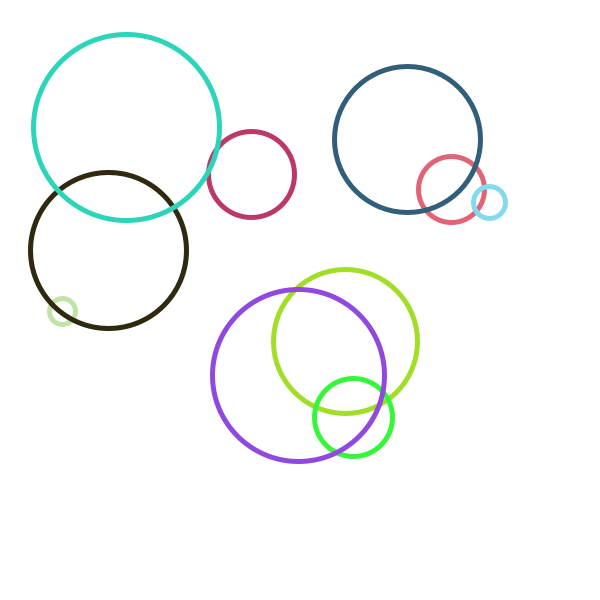
Frame 1 (no input)
Frame 60 (the mouse pressed at the canvas centre just before this capture): identical to frame 1, image omitted
Frame 120 (the mouse held since frame 60 and released just before this capture): identical to frame 1, image omitted

The Processing sketch that drew this single still picture (run headless with seeded random() and noise(); from frame 60 on, the mouse is pressed at the canvas centre):

// Processing sketch: pickbuffer_test
// ── pickbuffer_test.pde
PGraphics pickbuffer = null;
int numCircles = 10;
MyCircle[] circles;
color[] colors;

void setup() {
  smooth();
  size(600, 600);
  pickbuffer = createGraphics(width, height);
    colors = new color [numCircles];
    for (int i = 0; i < numCircles; i++) {
    colors[i] = color(random(255), random(255), random(255));
  }
  
  circles = new MyCircle [numCircles];
  
  for (int i=0; i<numCircles; i++) {
    int radius = (int)random(10, 100);
    int posx = (int)random(radius, width-radius);
    int posy = (int)random(radius, height-radius);

    circles[i] = new MyCircle(i*10000, posx, posy, radius);
    
    int r = (int)random(0, 255);
    int g = (int)random(0, 255);
    int b = (int)random(0, 255);
    circles[i].setColor (r, g, b);    
  }
}

void draw () {
  background(255);

  for (int i=0; i<numCircles; i++) { 
    if (circles[i].getSelected() == true) {
      circles[i].renderSelected();
    }
    else {
      circles[i].render();
    }
  }
  
  if (keyPressed) {
    drawPickBuffer();
    image(pickbuffer, 0, 0);
  }
}

void drawPickBuffer() {
  pickbuffer.beginDraw();
  for (int i = 0; i < numCircles; i++) {
    pickbuffer.fill(colors[i]);
    pickbuffer.ellipse(circles[i].posx, circles[i].posy,
               circles[i].radius * 2, circles[i].radius * 2);
  }
  pickbuffer.endDraw();
}

void mouseMoved () {
  drawPickBuffer();
  
  for (int i=0; i<numCircles; i++) {
    if (circles[i].isect(colors, pickbuffer, i) == true) {
      circles[i].setSelected(true);
    }
    else {
      circles[i].setSelected(false);
    }
  }
}













// ── MyCircle.pde
class MyCircle {
  int id;
  int posx, posy, radius;
  int r, g, b;
  boolean selected = false;
  
  MyCircle(int _id, int _posx, int _posy, int _radius) {
    id = _id;
    posx = _posx;
    posy = _posy;
    radius = _radius;
  }
  
  void setColor (int _r, int _g, int _b) {
    r = _r; g = _g; b = _b;
  }
  
  boolean getSelected () {
    return selected;
  }
  
  void setSelected (boolean _selected) {
    selected = _selected;
  }
  
  void render() {
    strokeWeight(5);
    stroke(r, g, b);
    noFill();
    ellipse(posx, posy, radius*2, radius*2);  
  }
  
  void renderIsect(PGraphics pg) {
    pg.fill(red(id), green(id), blue(id));
    pg.stroke(red(id), green(id), blue(id));
    pg.strokeWeight(5);
    pg.ellipse(posx, posy, radius*2, radius*2);  
  }
  
  void renderSelected() {
    strokeWeight(1);
    stroke(r, g, b);
    fill (r, g, b, 128);
    ellipse(posx, posy, radius*2, radius*2);      
  }
  
  boolean isect (color[] colors, PGraphics pickbuffer, int i) {
    color pixel = pickbuffer.get(mouseX, mouseY);
      if (colors[i] == pixel)
        return true;
      else
        return false;
  }
}
